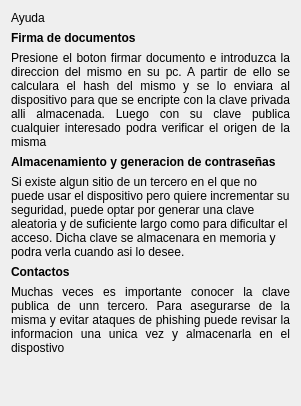
              <widget class="QWidget" name="helpPage">
               <layout class="QVBoxLayout" name="verticalLayout_7">
                <item>
                 <widget class="QLabel" name="h1_2">
                  <property name="text">
                   <string>Ayuda</string>
                  </property>
                 </widget>
                </item>
                <item>
                 <widget class="QLabel" name="label_10">
                  <property name="text">
                   <string>&lt;strong&gt;Firma de documentos&lt;/strong&gt;</string>
                  </property>
                 </widget>
                </item>
                <item>
                 <widget class="QLabel" name="label_12">
                  <property name="text">
                   <string>Presione el boton firmar documento e introduzca la direccion del mismo en su pc. A partir de ello se calculara el hash del mismo y se lo enviara al dispositivo para que se encripte con la clave privada alli almacenada. Luego con su clave publica cualquier interesado podra verificar el origen de la misma</string>
                  </property>
                  <property name="alignment">
                   <set>Qt::AlignJustify|Qt::AlignVCenter</set>
                  </property>
                  <property name="wordWrap">
                   <bool>true</bool>
                  </property>
                 </widget>
                </item>
                <item>
                 <widget class="QLabel" name="label_11">
                  <property name="text">
                   <string>&lt;html&gt;&lt;head/&gt;&lt;body&gt;&lt;p&gt;&lt;span style=&quot; font-weight:600;&quot;&gt;Almacenamiento y generacion de contraseñas&lt;/span&gt;&lt;/p&gt;&lt;/body&gt;&lt;/html&gt;</string>
                  </property>
                 </widget>
                </item>
                <item>
                 <widget class="QLabel" name="label">
                  <property name="text">
                   <string>Si existe algun sitio de un tercero en el que no puede usar el dispositivo pero quiere incrementar su seguridad, puede optar por generar una clave aleatoria y de suficiente largo como para dificultar el acceso. Dicha clave se almacenara en memoria y podra verla cuando asi lo desee.</string>
                  </property>
                  <property name="wordWrap">
                   <bool>true</bool>
                  </property>
                 </widget>
                </item>
                <item>
                 <widget class="QLabel" name="label_13">
                  <property name="text">
                   <string>&lt;strong&gt;Contactos&lt;/strong&gt;</string>
                  </property>
                 </widget>
                </item>
                <item>
                 <widget class="QLabel" name="label_14">
                  <property name="text">
                   <string>Muchas veces es importante conocer la clave publica de unn tercero. Para asegurarse de la misma y evitar ataques de phishing puede revisar la informacion una unica vez y almacenarla en el dispostivo</string>
                  </property>
                  <property name="alignment">
                   <set>Qt::AlignJustify|Qt::AlignVCenter</set>
                  </property>
                  <property name="wordWrap">
                   <bool>true</bool>
                  </property>
                 </widget>
                </item>
                <item>
                 <spacer name="verticalSpacer_8">
                  <property name="orientation">
                   <enum>Qt::Vertical</enum>
                  </property>
                  <property name="sizeHint" stdset="0">
                   <size>
                    <width>20</width>
                    <height>40</height>
                   </size>
                  </property>
                 </spacer>
                </item>
               </layout>
              </widget>
